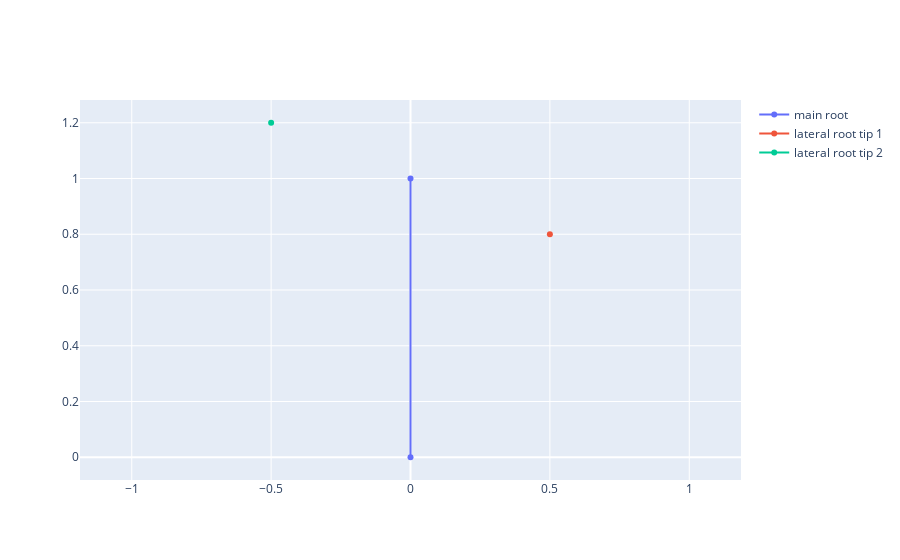

The code cell stored with this chart in its notebook:
### Code cell
fig = go.Figure()
fig.add_trace(main)
fig.add_trace(pq)
fig.add_trace(pq2)
#fig.update_xaxes(range=[-1, 1])
#fig.update_yaxes(range=[-1.05, 0.05])

fig.update_yaxes(
    scaleanchor = "x",
    scaleratio = 1
)
fig.show()

### Figure 1 — Plotly figure (JSON) as saved in the notebook; plotly's stock layout.template omitted (floating-point values rounded to 4 significant figures)
{"data": [{"name": "main root", "type": "scatter", "x": [0, 0], "y": [0, 1]}, {"name": "lateral root tip 1", "type": "scatter", "x": [0.5], "y": [0.8]}, {"name": "lateral root tip 2", "type": "scatter", "x": [-0.5], "y": [1.2]}], "layout": {"autosize": true, "xaxis": {"autorange": true, "domain": [0, 1], "range": [-2.583, 2.583], "type": "linear"}, "yaxis": {"autorange": true, "domain": [0, 1], "range": [-0.09903, 1.299], "scaleanchor": "x", "scaleratio": 1, "type": "linear"}}}
